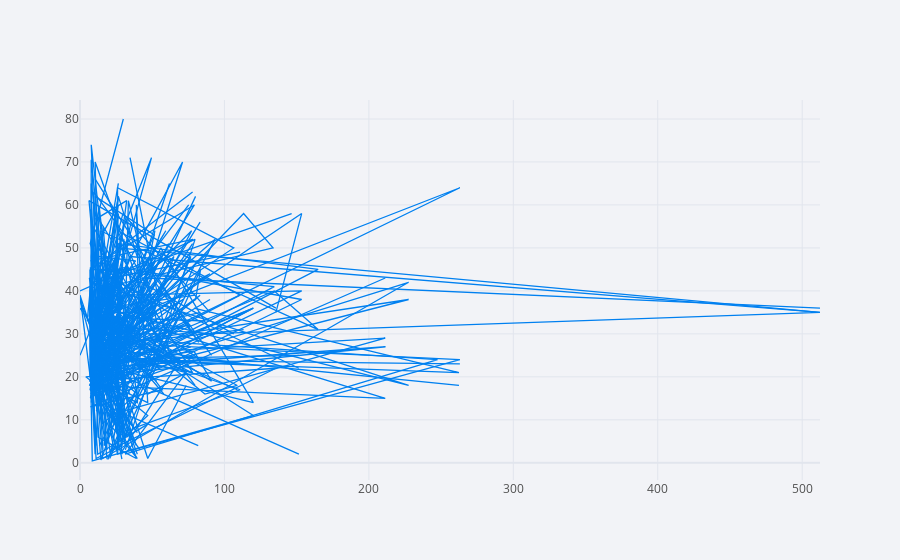

The cell this chart's notebook holds for it:
### Code cell
df1.iplot(x = 'fare' , y = 'age' )

### Figure 1 — Plotly figure (JSON) as saved in the notebook; plotly's stock layout.template omitted (floating-point values rounded to 4 significant figures; data arrays with more than 128 entries replaced by an {"elided": "..."} marker saying what was removed)
{"data": [{"line": {"color": "rgba(0, 128, 240, 1.0)", "dash": "solid", "shape": "linear", "width": 1.3}, "mode": "lines", "name": "age", "text": "", "type": "scatter", "x": {"elided": "891 float values"}, "y": {"elided": "891 mixed values"}}], "layout": {"legend": {"bgcolor": "#F2F3F7", "font": {"color": "#505050"}}, "paper_bgcolor": "#F2F3F7", "plot_bgcolor": "#F2F3F7", "title": {"font": {"color": "#484848"}}, "xaxis": {"gridcolor": "#E1E5ED", "showgrid": true, "tickfont": {"color": "#505050"}, "title": {"font": {"color": "#505050"}, "text": ""}, "zerolinecolor": "#E1E5ED"}, "yaxis": {"gridcolor": "#E1E5ED", "showgrid": true, "tickfont": {"color": "#505050"}, "title": {"font": {"color": "#505050"}, "text": ""}, "zerolinecolor": "#E1E5ED"}}}
